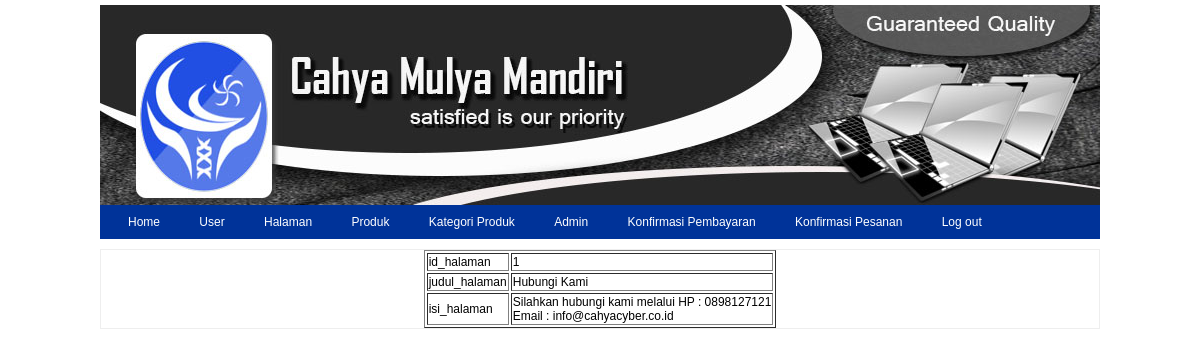
Screenshot of /panel/halaman/detail.php?recordID=1 with the database file from the repository.
### tables this page shows
CREATE TABLE `halaman` (
  `id_halaman` int(5) NOT NULL AUTO_INCREMENT,
  `judul_halaman` varchar(250) NOT NULL,
  `isi_halaman` text NOT NULL,
  PRIMARY KEY (`id_halaman`)
);

### panel/halaman/detail.php (the view, shortened to what this page needs)
<?php require_once('../../Connections/toko_cahya.php');include'../head.php';
include'../menu.php'; ?><?php
if (!function_exists("GetSQLValueString")) {
function GetSQLValueString($theValue, $theType, $theDefinedValue = "", $theNotDefinedValue = "")
{
  $theValue = function_exists("mysql_real_escape_string") ? mysql_real_escape_string($theValue) : mysql_escape_string($theValue);
  switch ($theType) {
    case "long":
    case "int":
      $theValue = ($theValue != "") ? intval($theValue) : "NULL";
      break;
  }
  return $theValue;
}
}
$maxRows_DetailRS1 = 10;
$pageNum_DetailRS1 = 0;
$startRow_DetailRS1 = $pageNum_DetailRS1 * $maxRows_DetailRS1;
$colname_DetailRS1 = "-1";
if (isset($_GET['recordID'])) {
  $colname_DetailRS1 = $_GET['recordID'];
}
$query_DetailRS1 = sprintf("SELECT * FROM halaman WHERE id_halaman = %s", GetSQLValueString($colname_DetailRS1, "int"));
$query_limit_DetailRS1 = sprintf("%s LIMIT %d, %d", $query_DetailRS1, $startRow_DetailRS1, $maxRows_DetailRS1);
$DetailRS1 = mysql_query($query_limit_DetailRS1, $toko_cahya) or die(mysql_error());
$row_DetailRS1 = mysql_fetch_assoc($DetailRS1);
?><!DOCTYPE html PUBLIC "-//W3C//DTD XHTML 1.0 Transitional//EN" "http://www.w3.org/TR/xhtml1/DTD/xhtml1-transitional.dtd">
<html xmlns="http://www.w3.org/1999/xhtml">
<head>
</head>
<body>
<table border="1" align="center">
  <tr>
    <td>id_halaman</td>
    <td><?php echo $row_DetailRS1['id_halaman']; ?></td>
  </tr>
  <tr>
    <td>judul_halaman</td>
    <td><?php echo $row_DetailRS1['judul_halaman']; ?></td>
  </tr>
  <tr>
    <td>isi_halaman</td>
    <td><?php echo $row_DetailRS1['isi_halaman']; ?></td>
  </tr>
</table>
</body>
</html><?php

### tema.css (style rules this page uses)
body { font-family:Verdana, Geneva, sans-serif; font-size:12px; margin:0; padding:0; }

### rows the page displays
halaman: id_halaman "1", judul_halaman "Hubungi Kami", isi_halaman "Silahkan hubungi kami melalui HP : 0898127121 Email : info@cahyacyber.co.id"
